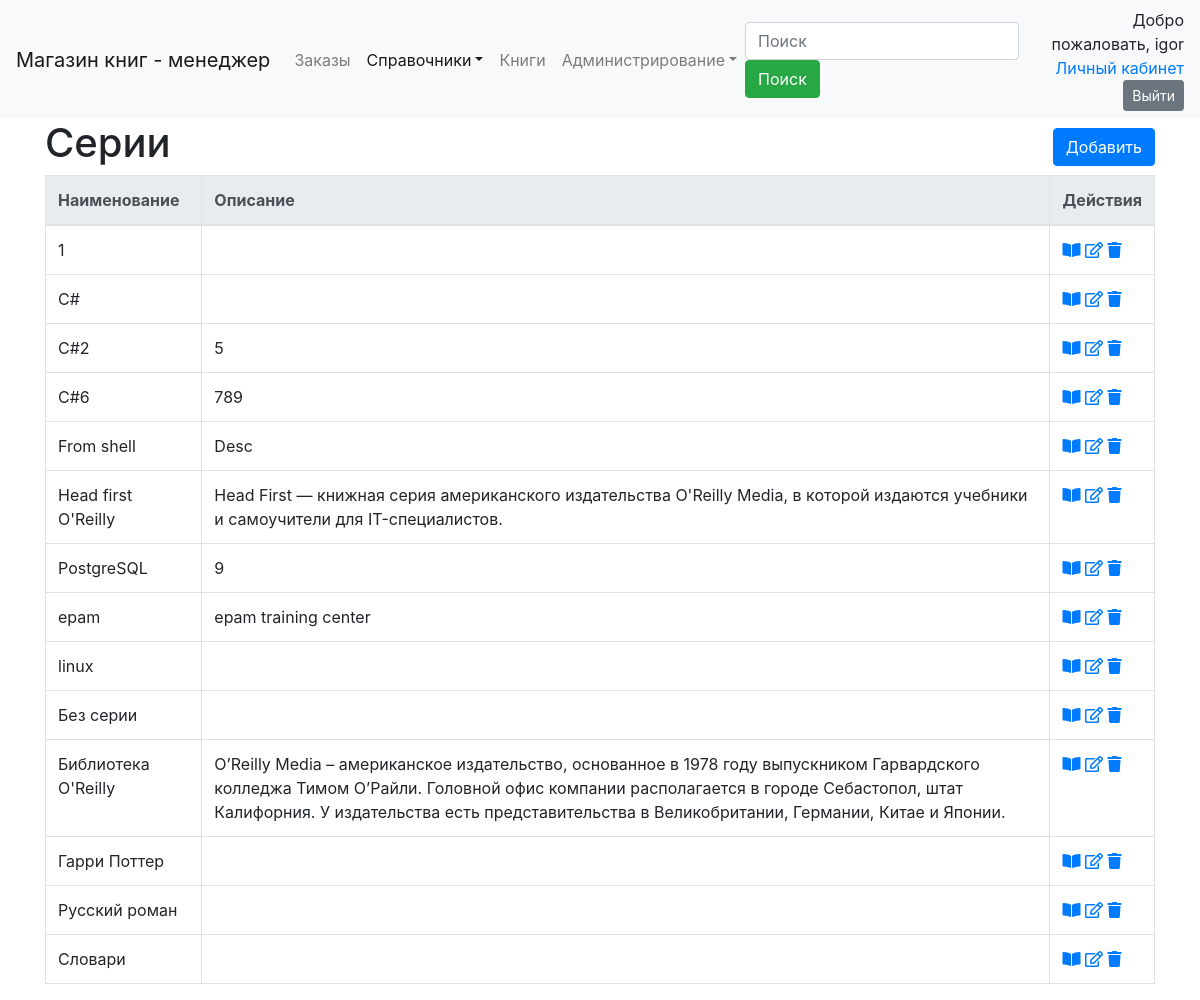
Page /ref/serie/ (signed in) on the committed database.
### dimensionsapp/models.py (models this page shows, shortened)
class Dimension(models.Model):
    name = models.CharField("Наименование", max_length=50, unique=True)
    description = models.TextField("Описание", blank=True, )
    class Meta:
        abstract = True
        ordering = ['name']

class Serie(Dimension):
    class Meta(Dimension.Meta):
        verbose_name = 'серия'
        verbose_name_plural = 'серии'

### dimensionsapp/views.py (the view)
# urls.py: path('serie/', SerieListView.as_view(), name='serie_list'),
class SerieListView(ManagerListViewFilter):
    model = Serie

### dimensionsapp/form.py
class SearchForm(forms.Form):
    search = forms.CharField(label='Наименование', required=False)

### dimensionsapp/views.py (called while the page is built)
    def get_context_data(self, *, object_list=None, **kwargs):
        context = super().get_context_data(**kwargs)
        if 'search' in self.request.GET:
            context['form'] = self.form({'search': self.request.GET['search']})
            context['search_string'] = self.request.GET['search']
        else:
            context['form'] = self.form()
        return context

    def get_queryset(self):
        qs = super().get_queryset()
        if 'search' in self.request.GET and self.request.GET['search'] != '':
            name = self.request.GET['search']
            qs = qs.filter(name__icontains=name)
        return qs

### dimensionsapp/templates/dimensionsapp/serie_list.html (shortened to what this page needs)
{% extends 'dimension_list.html' %}
{% block header %}
        <H1>Серии</H1>
    {% endblock %}
{% block create_ankor%}{% url 'serie_create' %}{% endblock %}
{% block  url_view%}{% url 'serie_detail' object.pk%}{% endblock %}
{% block  url_edit%}{% url 'serie_update' object.pk%}{% endblock %}
{% block  url_delete%}{% url 'serie_delete' object.pk%}{% endblock %}

### templates/dimension_list.html (shortened to what this page needs)
{% extends 'base.html' %}
{% load static %}
{% load crispy_forms_tags %}
{% load paginator_page %}
{% block navbar %}
    {% include 'navbar.html' with search_tag="search" active="dimension" %}
{% endblock %}
{% block body %}
    <div class="container">
        <div class="row align-items-center">
            <div class="col-auto">
                {% block header %}{% endblock %}
            </div>
            <div class="col text-right">
                {% block create %}
                    <a href="{% block create_ankor %}{{ object_list.model.get_create_url }}{% endblock %}"
                       class="btn btn-primary my-1">Добавить</a>
                {% endblock %}
            </div>
        </div>
        <table class="table table-bordered">
            {% block dimension_list %}
                <thead class="thead-light">
                <tr>
                    {% block list_header %}
                        <th>Наименование</th>
                        <th>Описание</th>
                    {% endblock %}
                    <th>Действия</th>
                </tr>
                </thead>
                <tbody>
                {% for object in object_list %}
                    <tr>
                        {% block list_element %}
                            <td>{{ object.name }}</td>
                            <td>{{ object.description }}</td>
                        {% endblock %}
                        {% block actions %}
                            <td>
                                <a href="{% block  url_view %}{{ object.get_detail_url }}{% endblock %}"
                                   title="Посмотреть"><i class="fas fa-book-open"></i></a>
                                <a href="{% block  url_edit %}{{ object.get_update_url }}{% endblock %}"
                                   title="Править"><i class="far fa-edit"></i></a>
                                <a href="{% block  url_delete %}{{ object.get_delete_url }}{% endblock %}"
                                   title="Удалить"><i class="fas fa-trash"></i></a>
                            </td>
                        {% endblock %}
                    </tr>
                {% endfor %}
                </tbody>
            {% endblock %}
        </table>
    </div>
{% endblock body %}

### templates/navbar.html (shortened to what this page needs)
<header class="navbar navbar-expand-lg navbar-light bg-light">
    {% if perms.orderapp.manager %}
        <a class="navbar-brand" href="#">Магазин книг - менеджер</a>
    {% else %}
        <a class="navbar-brand" href="{% url 'main-page' %}">Магазин книг</a>
    {% endif %}
    <div class="collapse navbar-collapse" id="navbarSupportedContent">
        <ul class="navbar-nav mr-auto">
            {% if perms.orderapp.manager %}
                <li class="nav-item {% if active == 'order' %}active{% endif %}">
                    <a class="nav-link" href="{% url 'order_active_list' %}">Заказы</a>
                </li>
            {% endif %}
            {% if perms.orderapp.manager %}
                <li class="nav-item dropdown {% if active == 'dimension' %}active{% endif %}">
                    <a class="nav-link dropdown-toggle" href="{% url 'dimensions_list' %}" id="navbarDropdown"
                       role="button"
                       data-toggle="dropdown" aria-haspopup="true" aria-expanded="false">Справочники</a>
                </li>
            {% endif %}
            {% if perms.orderapp.manager %}
                <li class="nav-item {% if active == 'book' %}active{% endif %}">
                    <a class="nav-link" href="{% url 'book_list' %}">Книги</a>
                </li>
            {% endif %}
            {% if perms.orderapp.manager %}
                <li class="nav-item dropdown {% if active == 'administration' %}active{% endif %}">
                    <a class="nav-link dropdown-toggle" href="{% url 'dimensions_list' %}" id="navbarDropdown"
                       role="button"
                       data-toggle="dropdown" aria-haspopup="true" aria-expanded="false">Администрирование</a>
                </li>
            {% endif %}
        </ul>
        {% if perms.orderapp.manager %}
            {% if search_tag %}
                <form class="form-inline my-2 my-lg-0" {% if search_page %}action="{% url search_page %}"{% endif %}>
                    <input class="form-control mr-sm-2" type="search" placeholder="Поиск" name="{{ search_tag }}"
                           aria-label="Search" {% if search_string %}value="{{ search_string }}" {% endif %}>
                    <button class="btn btn-success my-2 my-sm-0" type="submit">Поиск</button>
                </form>
            {% endif %}
        {% endif %}
        <div class="ml-3 text-right">
            {% if user.is_authenticated %}
                <span class="">Добро пожаловать, {{ user.username }}</span>
                <form action="{% url 'auth:log_out' %}" method="post">
                    <a href="{% url 'auth:user' %}">Личный кабинет</a>
                    <button class="btn btn-secondary btn-sm">Выйти</button>
                </form>
            {% else %}
                <span>Вы не вошли на сайт</span>
                <p class="m-0"><a href="{% url 'auth:register' %}">Регистрация</a> <a
                        href="{% url 'auth:log_in' %}?next={{ view.request.path }}">Вход</a></p>
            {% endif %}
        </div>
    </div>
</header>

### rows in the picture
Serie: name "1"
Serie: name "C#"
Serie: name "C#2", description "5"
Serie: name "C#6", description "789"
Serie: name "From shell", description "Desc"
Serie: name "Head first O'Reilly", description "Head First — книжная серия американского издательства O'Reilly Media, в которой издаются учебники и самоучители для IT-специалистов."
Serie: name "PostgreSQL", description "9"
Serie: name "epam", description "epam training center"
Serie: name "linux"
Serie: name "Без серии"
Serie: name "Библиотека O'Reilly", description "O’Reilly Media – американское издательство, основанное в 1978 году выпускником Гарвардского колледжа Тимом О’Райли. Головной офис компании располагается в городе Себастопол, штат Калифорния. У издательства есть представительства в Великобритании, Германии, Китае и Японии."
Serie: name "Гарри Поттер"
Serie: name "Русский роман"
Serie: name "Словари"

### other values in the picture
{{ user.username }} "igor"
